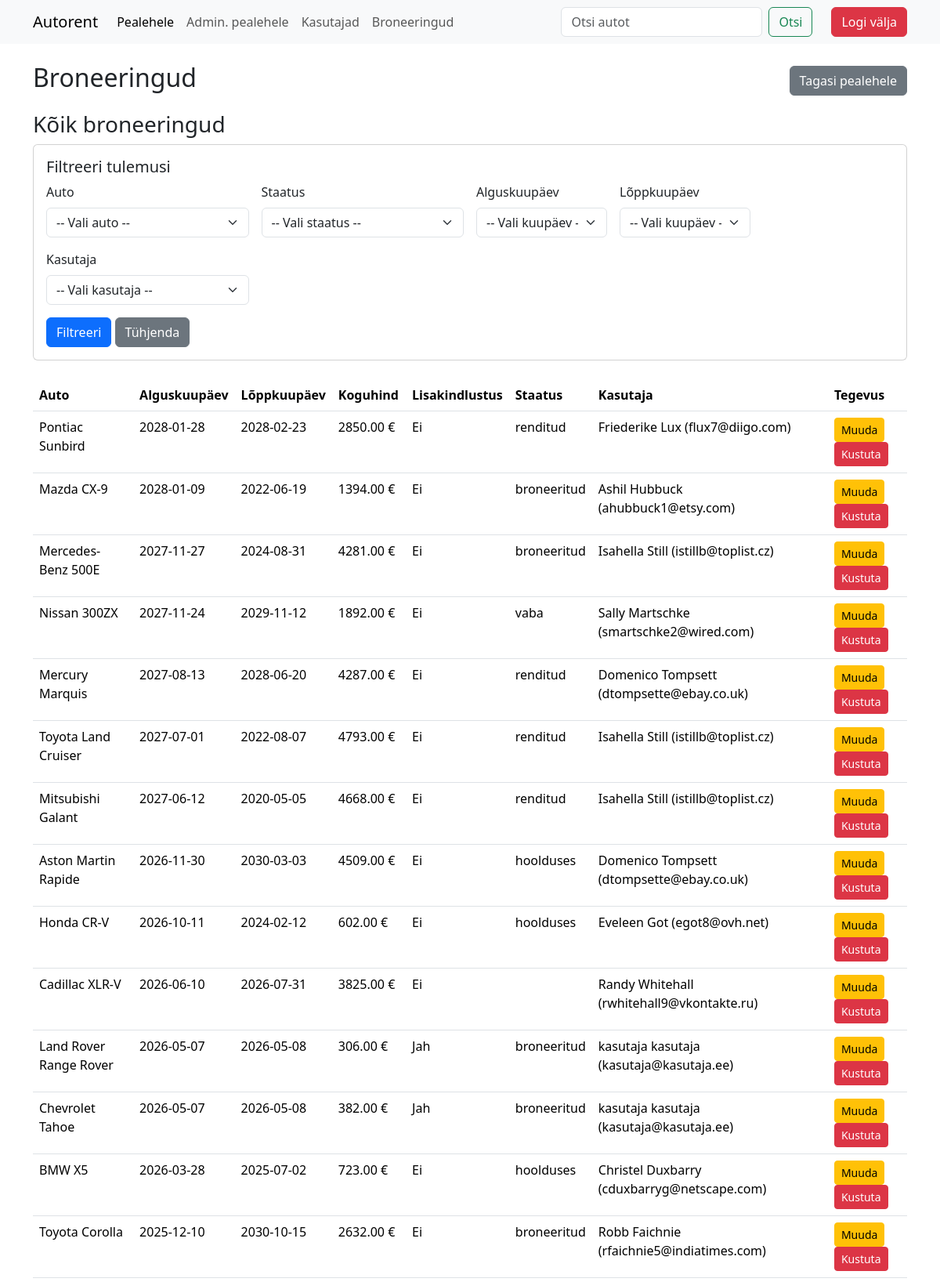
/admin/my_rentals.php (signed in, upper part), run on the app's committed database.
### tables this page shows
CREATE TABLE `reservations` (
  `id` int(11) NOT NULL,
  `user_id` int(11) NOT NULL,
  `car_id` int(11) NOT NULL,
  `start_date` date NOT NULL,
  `end_date` date NOT NULL,
  `insurance` enum('jah','ei') NOT NULL,
  `total_price` decimal(10,2) NOT NULL,
  `status` enum('vaba','broneeritud','renditud','hoolduses') DEFAULT 'vaba',
  `created_at` timestamp NULL DEFAULT current_timestamp(),
  `lisakindlustus` enum('jah','ei') NOT NULL DEFAULT 'ei'
);

CREATE TABLE `cars` (
  `id` int(4) NOT NULL,
  `mark` varchar(255) NOT NULL,
  `model` varchar(255) NOT NULL,
  `engine` varchar(255) NOT NULL,
  `fuel` enum('bensiin','diisel','elekter','hübriid','gaas') NOT NULL,
  `price` int(4) NOT NULL,
  `image` varchar(255) NOT NULL,
  `year` year(4) NOT NULL,
  `transmission` enum('automaat','poolautomaat','manuaalne') NOT NULL,
  `seats` int(1) NOT NULL,
  `description` varchar(255) NOT NULL,
  `status` enum('vaba','broneeritud','rendidud','hoolduses') NOT NULL
);

CREATE TABLE `users` (
  `id` int(11) NOT NULL,
  `role` enum('administraator','kasutaja','lugeja') NOT NULL DEFAULT 'kasutaja',
  `first_name` varchar(50) NOT NULL,
  `last_name` varchar(50) NOT NULL,
  `email` varchar(100) NOT NULL,
  `phone` varchar(20) DEFAULT NULL,
  `password_hash` varchar(255) NOT NULL,
  `created_at` timestamp NULL DEFAULT current_timestamp()
);

### admin/my_rentals.php (the view, shortened to what this page needs)
<?php include('../config.php'); ?>
<?php include('../header.php'); ?>
<div class="container">
    <div class="d-flex justify-content-between align-items-center mb-3">
        <h2>Broneeringud</h2>
        <a href="<?php echo ($_SESSION['role'] === 'administraator') ? 'index.php' : '../index.php'; ?>" class="btn btn-secondary">Tagasi pealehele</a>
    </div>
    <?php
    if (!isset($_SESSION['tuvastamine'])) {
        echo '<div class="alert alert-warning">Palun logi sisse, et näha oma renditud autosid.</div>';
    } else {
        if ($_SESSION['role'] === 'administraator') {
            $pealkiri = 'Kõik broneeringud';
            $base_paring = "SELECT r.id, r.start_date, r.end_date, r.total_price, r.status, r.lisakindlustus, c.mark, c.model, u.email, u.first_name, u.last_name
                           FROM reservations r
                           JOIN cars c ON r.car_id = c.id
                           JOIN users u ON r.user_id = u.id";
        }
        $paring = $base_paring;
        $paring .= " ORDER BY r.start_date DESC";
        echo '<h3>' . $pealkiri . '</h3>';
        echo '<div class="card mb-4 p-3">
                <h5>Filtreeri tulemusi</h5>
                <form method="get" class="row g-3">
                    <div class="col-md-3">
                        <label for="car_filter" class="form-label">Auto</label>
                        <select class="form-select" id="car_filter" name="car_filter">
                            <option value="">-- Vali auto --</option>';
        echo '        </select>
                    </div>
                    <div class="col-md-3">
                        <label for="status_filter" class="form-label">Staatus</label>
                        <select class="form-select" id="status_filter" name="status_filter">
                            <option value="">-- Vali staatus --</option>';
        echo '        </select>
                    </div>
                    <div class="col-md-2">
                        <label for="start_date_filter" class="form-label">Alguskuupäev</label>
                        <select class="form-select" id="start_date_filter" name="start_date_filter">
                            <option value="">-- Vali kuupäev --</option>';
        echo '        </select>
                    </div>
                    <div class="col-md-2">
                        <label for="end_date_filter" class="form-label">Lõppkuupäev</label>
                        <select class="form-select" id="end_date_filter" name="end_date_filter">
                            <option value="">-- Vali kuupäev --</option>';
        echo '        </select>
                    </div>';
        if ($_SESSION['role'] === 'administraator') {
            echo '    <div class="col-md-3">
                        <label for="user_filter" class="form-label">Kasutaja</label>
                        <select class="form-select" id="user_filter" name="user_filter">
                            <option value="">-- Vali kasutaja --</option>';
            echo '        </select>
                    </div>';
        }
        echo '      <div class="col-12">
                        <button type="submit" class="btn btn-primary">Filtreeri</button>
                        <a href="my_rentals.php" class="btn btn-secondary">Tühjenda</a>
                    </div>
                </form>
            </div>';
        $valjund = mysqli_query($yhendus, $paring);
        if (mysqli_num_rows($valjund) > 0) {
            echo '<table class="table">
                    <thead>
                        <tr>
                            <th>Auto</th>
                            <th>Alguskuupäev</th>
                            <th>Lõppkuupäev</th>
                            <th>Koguhind</th>
                            <th>Lisakindlustus</th>
                            <th>Staatus</th>';
            if ($_SESSION['role'] === 'administraator') {
                echo '<th>Kasutaja</th>';
            }
            echo '          <th>Tegevus</th>
                        </tr>
                    </thead>
                    <tbody>';
            while ($rida = mysqli_fetch_assoc($valjund)) {
                echo '<tr>
                        <td>' . $rida['mark'] . ' ' . $rida['model'] . '</td>
                        <td>' . $rida['start_date'] . '</td>
                        <td>' . $rida['end_date'] . '</td>
                        <td>' . $rida['total_price'] . ' €</td>
                        <td>' . ($rida['lisakindlustus'] === 'jah' ? 'Jah' : 'Ei') . '</td>
                        <td>' . $rida['status'] . '</td>';
                if ($_SESSION['role'] === 'administraator') {
                    echo '<td>' . $rida['first_name'] . ' ' . $rida['last_name'] . ' (' . $rida['email'] . ')</td>';
                }
                echo '      <td>
                            <a href="muuda_broneering.php?id=' . $rida['id'] . '" class="btn btn-warning btn-sm">Muuda</a>
                            <a href="kustuta_broneering.php?delid=' . $rida['id'] . '" class="btn btn-danger btn-sm" onclick="return confirm(\'Kas oled kindel?\');">Kustuta</a>
                        </td>
                    </tr>';
            }
            echo '</tbody></table>';
        } else {
            echo '<div class="alert alert-info">Pole leitud ühtegi broneeringut vastavalt valitud filtritele.</div>';
        }
    }
    ?>
</div>
  </body>
</html>

### data on the page
reservations: car.mark "Pontiac", car.model "Sunbird", start_date "2028-01-28", end_date "2028-02-23", total_price "2850.00", lisakindlustus "Ei", status "renditud", user.first_name "Friederike", user.last_name "Lux", user.email "flux7@diigo.com"
reservations: car.mark "Mazda", car.model "CX-9", start_date "2028-01-09", end_date "2022-06-19", total_price "1394.00", lisakindlustus "Ei", status "broneeritud", user.first_name "Ashil", user.last_name "Hubbuck", user.email "ahubbuck1@etsy.com"
reservations: car.mark "Mercedes-Benz", car.model "500E", start_date "2027-11-27", end_date "2024-08-31", total_price "4281.00", lisakindlustus "Ei", status "broneeritud", user.first_name "Isahella", user.last_name "Still", user.email "istillb@toplist.cz"
reservations: car.mark "Nissan", car.model "300ZX", start_date "2027-11-24", end_date "2029-11-12", total_price "1892.00", lisakindlustus "Ei", status "vaba", user.first_name "Sally", user.last_name "Martschke", user.email "smartschke2@wired.com"
reservations: car.mark "Mercury", car.model "Marquis", start_date "2027-08-13", end_date "2028-06-20", total_price "4287.00", lisakindlustus "Ei", status "renditud", user.first_name "Domenico", user.last_name "Tompsett", user.email "dtompsette@ebay.co.uk"
reservations: car.mark "Toyota", car.model "Land Cruiser", start_date "2027-07-01", end_date "2022-08-07", total_price "4793.00", lisakindlustus "Ei", status "renditud", user.first_name "Isahella", user.last_name "Still", user.email "istillb@toplist.cz"
reservations: car.mark "Mitsubishi", car.model "Galant", start_date "2027-06-12", end_date "2020-05-05", total_price "4668.00", lisakindlustus "Ei", status "renditud", user.first_name "Isahella", user.last_name "Still", user.email "istillb@toplist.cz"
reservations: car.mark "Aston Martin", car.model "Rapide", start_date "2026-11-30", end_date "2030-03-03", total_price "4509.00", lisakindlustus "Ei", status "hoolduses", user.first_name "Domenico", user.last_name "Tompsett", user.email "dtompsette@ebay.co.uk"
reservations: car.mark "Honda", car.model "CR-V", start_date "2026-10-11", end_date "2024-02-12", total_price "602.00", lisakindlustus "Ei", status "hoolduses", user.first_name "Eveleen", user.last_name "Got", user.email "egot8@ovh.net"
reservations: car.mark "Cadillac", car.model "XLR-V", start_date "2026-06-10", end_date "2026-07-31", total_price "3825.00", lisakindlustus "Ei", user.first_name "Randy", user.last_name "Whitehall", user.email "rwhitehall9@vkontakte.ru"
reservations: car.mark "Land Rover", car.model "Range Rover", start_date "2026-05-07", end_date "2026-05-08", total_price "306.00", lisakindlustus "Jah", status "broneeritud", user.first_name "kasutaja", user.last_name "kasutaja", user.email "kasutaja@kasutaja.ee"
reservations: car.mark "Chevrolet", car.model "Tahoe", start_date "2026-05-07", end_date "2026-05-08", total_price "382.00", lisakindlustus "Jah", status "broneeritud", user.first_name "kasutaja", user.last_name "kasutaja", user.email "kasutaja@kasutaja.ee"
reservations: car.mark "BMW", car.model "X5", start_date "2026-03-28", end_date "2025-07-02", total_price "723.00", lisakindlustus "Ei", status "hoolduses", user.first_name "Christel", user.last_name "Duxbarry", user.email "cduxbarryg@netscape.com"
reservations: car.mark "Toyota", car.model "Corolla", start_date "2025-12-10", end_date "2030-10-15", total_price "2632.00", lisakindlustus "Ei", status "broneeritud", user.first_name "Robb", user.last_name "Faichnie", user.email "rfaichnie5@indiatimes.com"

### other printed values
$reservationsLabel "Broneeringud"
$pealkiri "Kõik broneeringud"
